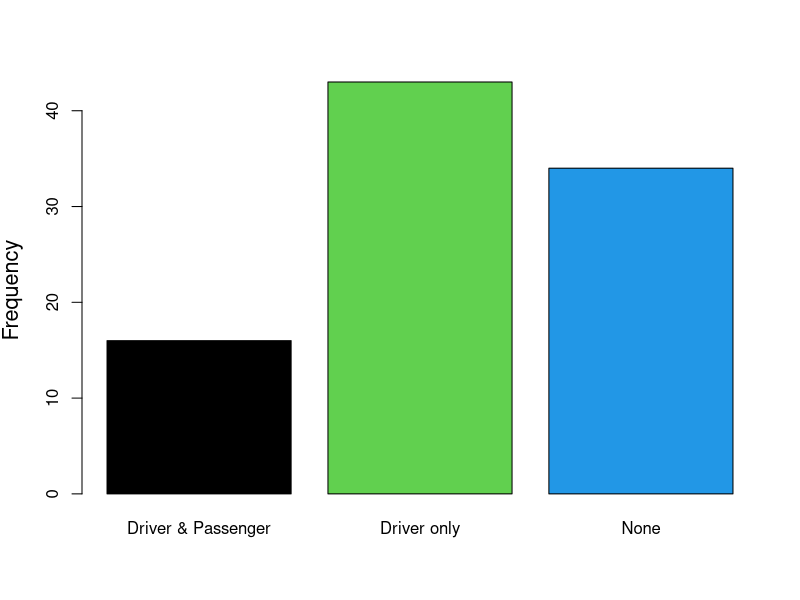
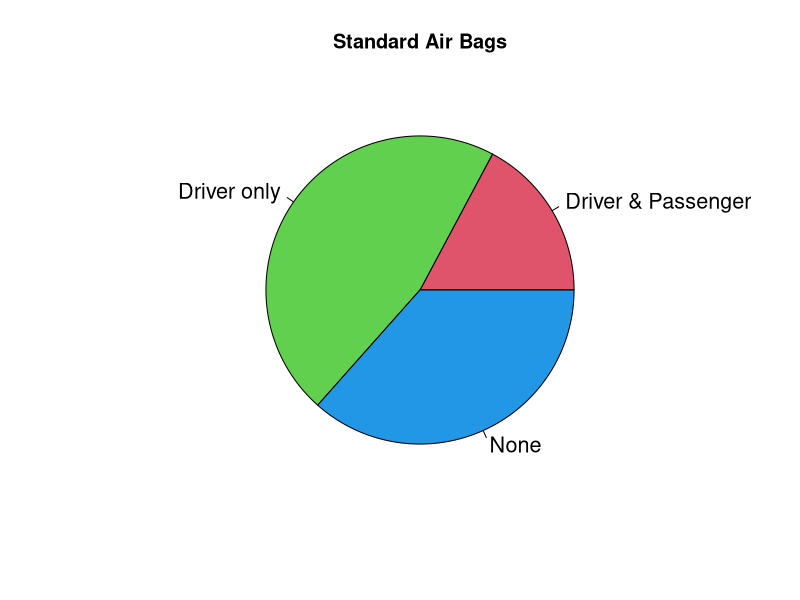

The R source for these figures, in order:

install.packages("randomForest")
library("MASS")

#shows the first 6 rows of data set
head(Cars93)

#shows the column names of variables/columns
ls(Cars93)

#get one column of data
Cars93$Manufacturer

#table function to find frequency distribution for standard airbag option
table(Cars93$AirBags)

#show total number of rows in data set
nrow(Cars93)

#show total number of columns in data set
ncol(Cars93)

#table function to display relative frequency for standard airbag option in Cars93
table(Cars93$AirBags)/nrow(Cars93)

# the round function rounds off any decimal to the number of decimals specified by the user
round(table(Cars93$AirBags)/nrow(Cars93),3)

#bar graphs
barplot(table(Cars93$AirBags),ylab="Frequency",cex.lab=1.3,col=c(1,3,4))

#colors
colors()[1:40]

# Palette
palette()

# Pie Chart
pie(table(Cars93$AirBags),main="Standard Air Bags",col=c(2,3,4),cex=1.3)
